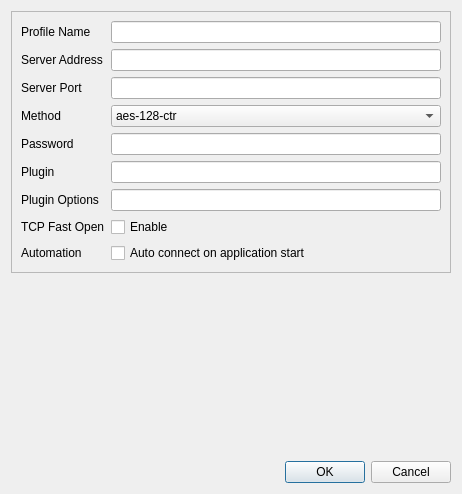
<?xml version="1.0" encoding="UTF-8"?>
<ui version="4.0">
 <class>SSEditDialog</class>
 <widget class="QDialog" name="SSEditDialog">
  <property name="geometry">
   <rect>
    <x>0</x>
    <y>0</y>
    <width>462</width>
    <height>494</height>
   </rect>
  </property>
  <property name="windowTitle">
   <string>Profile Editor</string>
  </property>
  <layout class="QVBoxLayout" name="verticalLayout">
   <item>
    <widget class="QFrame" name="editFrame">
     <property name="frameShape">
      <enum>QFrame::StyledPanel</enum>
     </property>
     <property name="frameShadow">
      <enum>QFrame::Raised</enum>
     </property>
     <layout class="QFormLayout" name="formLayout">
      <property name="sizeConstraint">
       <enum>QLayout::SetMaximumSize</enum>
      </property>
      <property name="fieldGrowthPolicy">
       <enum>QFormLayout::ExpandingFieldsGrow</enum>
      </property>
      <property name="rowWrapPolicy">
       <enum>QFormLayout::WrapLongRows</enum>
      </property>
      <property name="labelAlignment">
       <set>Qt::AlignLeading|Qt::AlignLeft|Qt::AlignVCenter</set>
      </property>
      <item row="1" column="0">
       <widget class="QLabel" name="nameLabel">
        <property name="text">
         <string>Profile Name</string>
        </property>
       </widget>
      </item>
      <item row="1" column="1">
       <widget class="QLineEdit" name="nameEdit"/>
      </item>
      <item row="2" column="0">
       <widget class="QLabel" name="serverAddrLabel">
        <property name="text">
         <string>Server Address</string>
        </property>
       </widget>
      </item>
      <item row="2" column="1">
       <widget class="QLineEdit" name="serverAddrEdit"/>
      </item>
      <item row="3" column="0">
       <widget class="QLabel" name="serverPortLabel">
        <property name="text">
         <string>Server Port</string>
        </property>
       </widget>
      </item>
      <item row="3" column="1">
       <widget class="QLineEdit" name="serverPortEdit">
        <property name="inputMethodHints">
         <set>Qt::ImhDigitsOnly|Qt::ImhPreferNumbers</set>
        </property>
       </widget>
      </item>
      <item row="4" column="0">
       <widget class="QLabel" name="label_5">
        <property name="text">
         <string>Method</string>
        </property>
       </widget>
      </item>
      <item row="4" column="1">
       <widget class="QComboBox" name="methodComboBox">
        <property name="sizePolicy">
         <sizepolicy hsizetype="Expanding" vsizetype="Fixed">
          <horstretch>0</horstretch>
          <verstretch>0</verstretch>
         </sizepolicy>
        </property>
        <item>
         <property name="text">
          <string>aes-128-ctr</string>
         </property>
        </item>
        <item>
         <property name="text">
          <string>aes-192-ctr</string>
         </property>
        </item>
        <item>
         <property name="text">
          <string>aes-256-ctr</string>
         </property>
        </item>
        <item>
         <property name="text">
          <string>aes-128-cfb</string>
         </property>
        </item>
        <item>
         <property name="text">
          <string>aes-192-cfb</string>
         </property>
        </item>
        <item>
         <property name="text">
          <string>aes-256-cfb</string>
         </property>
        </item>
        <item>
         <property name="text">
          <string>aes-128-gcm</string>
         </property>
        </item>
        <item>
         <property name="text">
          <string>aes-192-gcm</string>
         </property>
        </item>
        <item>
         <property name="text">
          <string>aes-256-gcm</string>
         </property>
        </item>
        <item>
         <property name="text">
          <string>rc4-md5</string>
         </property>
        </item>
        <item>
         <property name="text">
          <string>chacha20</string>
         </property>
        </item>
        <item>
         <property name="text">
          <string>xchacha20</string>
         </property>
        </item>
        <item>
         <property name="text">
          <string>chacha20-ietf</string>
         </property>
        </item>
        <item>
         <property name="text">
          <string>chacha20-ietf-poly1305</string>
         </property>
        </item>
        <item>
         <property name="text">
          <string>xchacha20-ietf-poly1305</string>
         </property>
        </item>
       </widget>
      </item>
      <item row="5" column="0">
       <widget class="QLabel" name="pwdLabel">
        <property name="text">
         <string>Password</string>
        </property>
       </widget>
      </item>
      <item row="5" column="1">
       <widget class="QLineEdit" name="pwdEdit">
        <property name="inputMethodHints">
         <set>Qt::ImhNoAutoUppercase|Qt::ImhNoPredictiveText|Qt::ImhSensitiveData</set>
        </property>
        <property name="echoMode">
         <enum>QLineEdit::PasswordEchoOnEdit</enum>
        </property>
       </widget>
      </item>
      <item row="6" column="0">
       <widget class="QLabel" name="label_2">
        <property name="text">
         <string>Plugin</string>
        </property>
       </widget>
      </item>
      <item row="6" column="1">
       <widget class="QLineEdit" name="pluginEdit"/>
      </item>
      <item row="7" column="0">
       <widget class="QLabel" name="label">
        <property name="text">
         <string>Plugin Options</string>
        </property>
       </widget>
      </item>
      <item row="7" column="1">
       <widget class="QLineEdit" name="pluginOptionsEdit"/>
      </item>
      <item row="8" column="0">
       <widget class="QLabel" name="tcpFastOpenLabel">
        <property name="text">
         <string>TCP Fast Open</string>
        </property>
       </widget>
      </item>
      <item row="8" column="1">
       <widget class="QCheckBox" name="tcpFastOpenCheckBox">
        <property name="text">
         <string>Enable</string>
        </property>
       </widget>
      </item>
      <item row="9" column="0">
       <widget class="QLabel" name="autoStartLabel">
        <property name="text">
         <string>Automation</string>
        </property>
       </widget>
      </item>
      <item row="9" column="1">
       <widget class="QCheckBox" name="autoStartCheckBox">
        <property name="sizePolicy">
         <sizepolicy hsizetype="Expanding" vsizetype="Fixed">
          <horstretch>0</horstretch>
          <verstretch>0</verstretch>
         </sizepolicy>
        </property>
        <property name="text">
         <string>Auto connect on application start</string>
        </property>
       </widget>
      </item>
     </layout>
    </widget>
   </item>
   <item>
    <spacer name="verticalSpacer">
     <property name="orientation">
      <enum>Qt::Vertical</enum>
     </property>
     <property name="sizeHint" stdset="0">
      <size>
       <width>20</width>
       <height>0</height>
      </size>
     </property>
    </spacer>
   </item>
   <item>
    <widget class="QDialogButtonBox" name="buttonBox">
     <property name="orientation">
      <enum>Qt::Horizontal</enum>
     </property>
     <property name="standardButtons">
      <set>QDialogButtonBox::Cancel|QDialogButtonBox::Ok</set>
     </property>
    </widget>
   </item>
  </layout>
 </widget>
 <tabstops>
  <tabstop>nameEdit</tabstop>
  <tabstop>serverAddrEdit</tabstop>
  <tabstop>serverPortEdit</tabstop>
  <tabstop>pwdEdit</tabstop>
  <tabstop>autoStartCheckBox</tabstop>
 </tabstops>
 <resources/>
 <connections>
  <connection>
   <sender>buttonBox</sender>
   <signal>rejected()</signal>
   <receiver>SSEditDialog</receiver>
   <slot>reject()</slot>
   <hints>
    <hint type="sourcelabel">
     <x>230</x>
     <y>473</y>
    </hint>
    <hint type="destinationlabel">
     <x>230</x>
     <y>246</y>
    </hint>
   </hints>
  </connection>
 </connections>
</ui>
